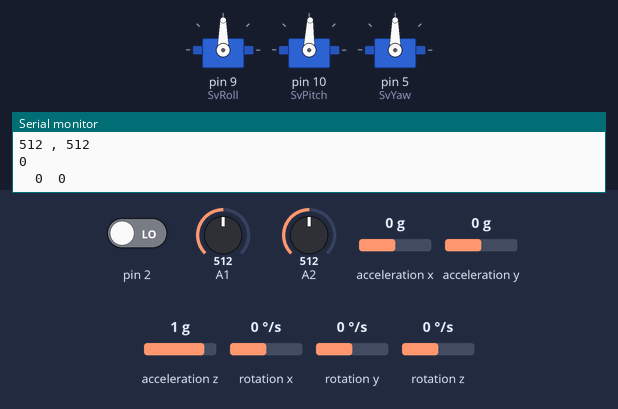
Bench run of a sketch on a simulated Arduino Uno, built with avr-gcc and run on an emulated ATmega328P. Parts: 3 × servo, the last lines printed to the serial monitor. The inputs (shaded band) are chosen by the test bench; at power-on: acceleration x 0 g, acceleration y 0 g, acceleration z 1 g, pin 2 LOW, A1 = 512, A2 = 512, rotation x 0 °/s, rotation y 0 °/s, rotation z 0 °/s. Storage starts empty; the sensor or clock chip raises its interrupt line as the real part does.

Above: at 3.3 s.
3.4 s: acceleration x set to -1.4 g
At 4.1 s:
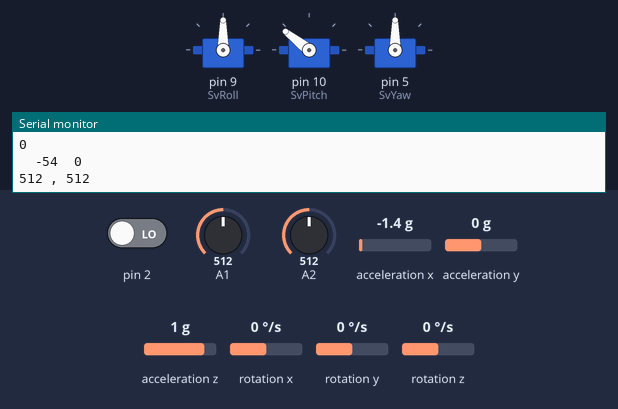
4.9 s: acceleration y set to 0.8 g
At 6.0 s:
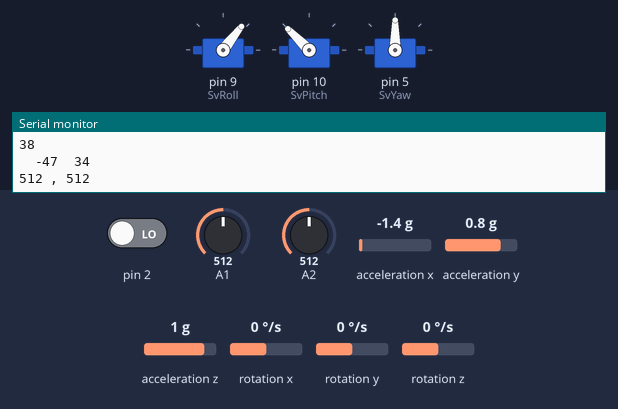
6.4 s: acceleration z set to -1.4 g
At 7.6 s:
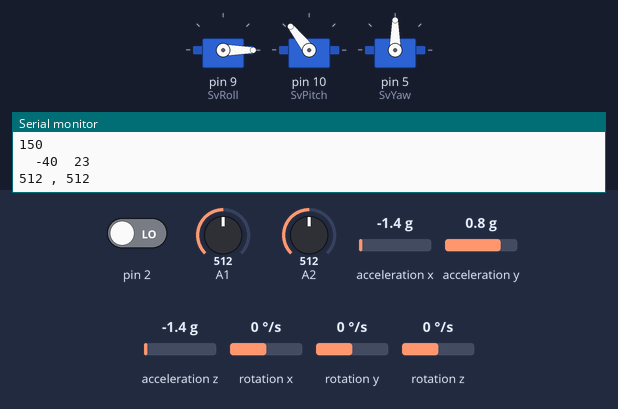
7.9 s: acceleration x set to 0 g
At 8.8 s:
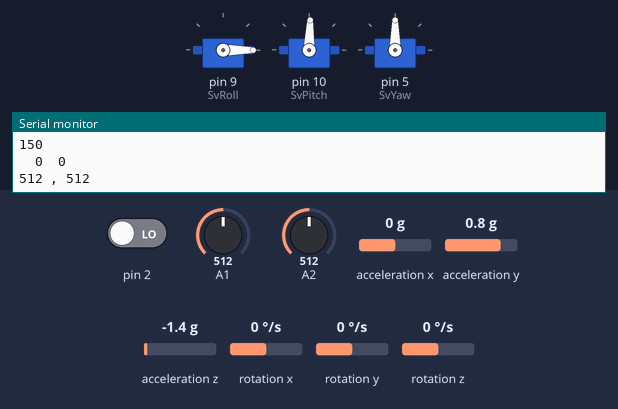
9.4 s: acceleration z set to 0.8 g
At 10.6 s:
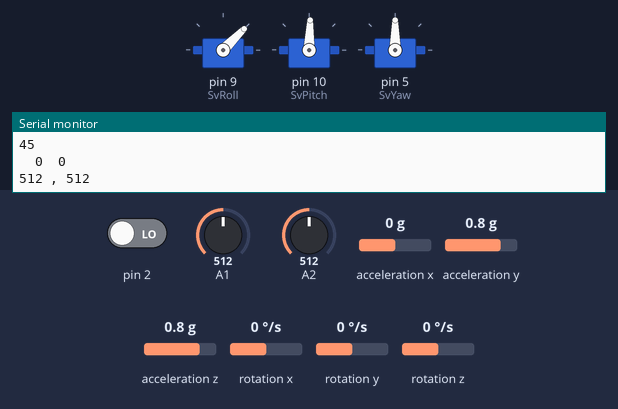
10.9 s: acceleration y set to -1.4 g
At 12.0 s:
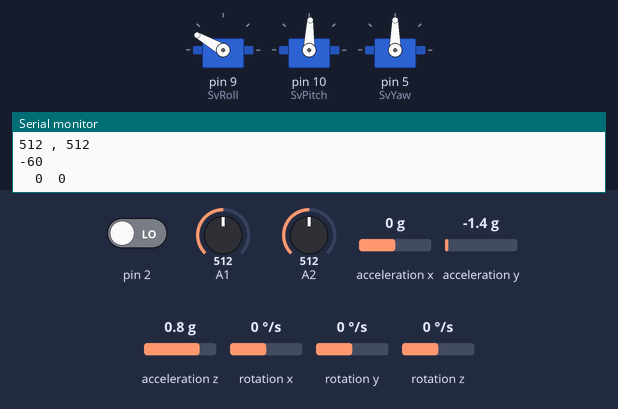
Timing chart, 0 to 13.4 s (numbered marks = the images above; inputs shaded):
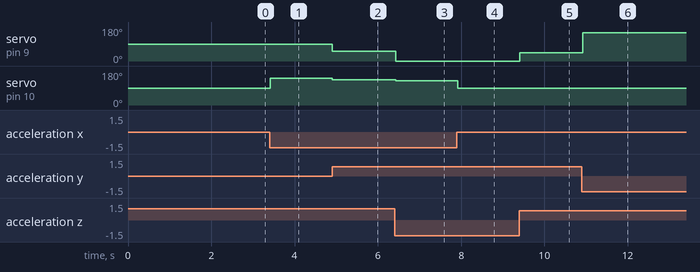

Measured:
- after the input at 3.4 s, servo on pin 10 (SvPitch): 88° → 142° at once
- after the input at 4.9 s, servo on pin 9 (SvRoll): 90° → 52° at once; servo on pin 10 (SvPitch): 142° → 135° at once
- after the input at 6.4 s, servo on pin 9 (SvRoll): 52° → 0° at once; servo on pin 10 (SvPitch): 135° → 128° at once
- after the input at 7.9 s, servo on pin 10 (SvPitch): 128° → 88° at once
- after the input at 9.4 s, servo on pin 9 (SvRoll): 0° → 45° at once
- after the input at 10.9 s, servo on pin 9 (SvRoll): 45° → 150° at once

The sketch:

TVC_servomotor.ino
```cpp
#include "I2Cdev.h"
#include <SPI.h>
#include <SD.h>
#include <Servo.h>
#include <Wire.h>
#include "MPU6050_6Axis_MotionApps20.h"
#if I2CDEV_IMPLEMENTATION == I2CDEV_ARDUINO_WIRE
#include "Wire.h"
#endif

MPU6050 mpu;

Servo SvRoll, SvPitch, SvYaw, Stest;


const int chipSelect = 4;

#define OUTPUT_READABLE_YAWPITCHROLL


bool dmpReady = false;
uint8_t mpuIntStatus;
uint8_t devStatus;
uint16_t packetSize;
uint16_t fifoCount;
uint8_t fifoBuffer[64];


Quaternion q;
VectorInt16 aa;
VectorInt16 aaReal;
VectorInt16 aaWorld;
VectorFloat gravity;
float euler[3];
float ypr[3];


int SdriveRoll, SdrivePitch, SdriveYaw;
int RollOffset = 0, PitchOffset = -2, YawOffset = 0;
int YawInitial = 0, YawSetInit = 0;


volatile bool mpuInterrupt = false;
void dmpDataReady()
{
  mpuInterrupt = true;
}

void setup()
{
#if I2CDEV_IMPLEMENTATION == I2CDEV_ARDUINO_WIRE
  Wire.begin();
  TWBR = 24;
#elif I2CDEV_IMPLEMENTATION == I2CDEV_BUILTIN_FASTWIRE
  Fastwire::setup(400, true);
#endif

  Serial.begin(9600);
  while (!Serial) {
    ;
  }


  Serial.print("Initializing SD card...");
  // see if the card is present and can be initialized:
  if (!SD.begin(chipSelect)) {
    Serial.println("Card failed, or not present");
    // don't do anything more:
    //return;
    while (1);
  }
  Serial.println("card initialized.");

  Serial.println(F("Initializing Gyro sensor devices..."));
  mpu.initialize();


  Serial.println(F("Gyro device connections..."));
  Serial.println(mpu.testConnection() ? F("MPU6050 connection successful") : F("MPU6050 connection failed"));


  Serial.println(F("Initializing DMP..."));
  devStatus = mpu.dmpInitialize();


  mpu.setXGyroOffset(220);
  mpu.setYGyroOffset(76);
  mpu.setZGyroOffset(-85);
  mpu.setZAccelOffset(1788);


  if (devStatus == 0) {

    Serial.println(F("Enabling DMP..."));
    mpu.setDMPEnabled(true);

    Serial.println(F("Enabling interrupt detection (Arduino external interrupt 0)..."));
    attachInterrupt(0, dmpDataReady, RISING);
    mpuIntStatus = mpu.getIntStatus();

    Serial.println(F("DMP ready! Waiting for first interrupt..."));
    dmpReady = true;

    packetSize = mpu.dmpGetFIFOPacketSize();
  } else {

    Serial.print(F("DMP Initialization failed (code "));
    Serial.print(devStatus);
    Serial.println(F(")"));
  }


  SvRoll.attach(9);
  SvPitch.attach(10);
  SvYaw.attach(5);


  SvRoll.write(90);
  SvPitch.write(90);
  SvYaw.write(90 + YawOffset);


  delay(1500);
}


void loop()
{

  if (!dmpReady) return;


  while (!mpuInterrupt && fifoCount < packetSize)
  {

  }


  mpuInterrupt = false;
  mpuIntStatus = mpu.getIntStatus();


  fifoCount = mpu.getFIFOCount();


  if ((mpuIntStatus & 0x10) || fifoCount == 1024)

  {

    mpu.resetFIFO();
    Serial.println(F("FIFO overflow!"));

  }
  else if (mpuIntStatus & 0x02) {

    while (fifoCount < packetSize) fifoCount = mpu.getFIFOCount();


    mpu.getFIFOBytes(fifoBuffer, packetSize);


    fifoCount -= packetSize;

#ifdef OUTPUT_READABLE_YAWPITCHROLL

    mpu.dmpGetQuaternion(&q, fifoBuffer);
    mpu.dmpGetGravity(&gravity, &q);
    mpu.dmpGetYawPitchRoll(ypr, &q, &gravity);

    while (YawSetInit = 0)
    {
      YawInitial = int(ypr[0] * 180 / M_PI);
      YawSetInit = 1; // Already set.
    }


    SdriveRoll = int(ypr[2] * 180 / M_PI);
    SdrivePitch = int(ypr[1] * 180 / M_PI);
    SdriveYaw = (int(ypr[0] * 180 / M_PI)) - YawInitial;

    SvRoll.write(1.00 * (90 - SdriveRoll + RollOffset));
    SvPitch.write(1.00 * (90 - SdrivePitch + PitchOffset));

    Serial.println(SdriveRoll);
    Serial.print("\t");
    Serial.print(SdrivePitch);
    Serial.print("\t");
    Serial.print(SdriveYaw);
    Serial.print("\n");


    String dataString = "";


    for (int count = 9; count < 11; count++) {
      int sensor = analogRead(count);
      dataString += String(sensor);
      if (count < 10) {
        dataString += " , ";
      }
    }
    File dataFile = SD.open("datalog.txt", FILE_WRITE);

    if (dataFile) {
      dataFile.println(dataString);
      dataFile.close();
      Serial.println(dataString);
    }
    else {
      Serial.println("error opening datalog.txt");
    }

    /*timing = millis();
                if (start == 0)
                { timing1=timing;
                  start=1;
                }
                timing=timing-timing1;
                timing_sec = timing/1000;
                Serial.println(timing_sec);
                if((timing_sec)/5.0 == 0.0) // complete=1;
                if((timing_sec)/5.0 == 0.0 && (timing_sec)/10.0 == 0.0)  complete=0;*/

#endif
  }
}
```
